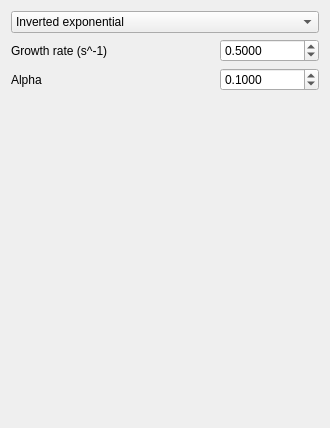
<?xml version="1.0" encoding="UTF-8"?>
<ui version="4.0">
 <class>QtSeagrassColonisationFunctionWidget</class>
 <widget class="QWidget" name="QtSeagrassColonisationFunctionWidget">
  <property name="geometry">
   <rect>
    <x>0</x>
    <y>0</y>
    <width>330</width>
    <height>428</height>
   </rect>
  </property>
  <property name="windowTitle">
   <string>Form</string>
  </property>
  <layout class="QGridLayout" name="gridLayout">
   <item row="3" column="0" rowspan="2" colspan="2">
    <spacer name="spacer">
     <property name="orientation">
      <enum>Qt::Vertical</enum>
     </property>
     <property name="sizeHint" stdset="0">
      <size>
       <width>20</width>
       <height>82</height>
      </size>
     </property>
    </spacer>
   </item>
   <item row="1" column="2">
    <widget class="QDoubleSpinBox" name="box_r">
     <property name="decimals">
      <number>4</number>
     </property>
     <property name="maximum">
      <double>100.000000000000000</double>
     </property>
     <property name="singleStep">
      <double>0.100000000000000</double>
     </property>
     <property name="value">
      <double>0.500000000000000</double>
     </property>
    </widget>
   </item>
   <item row="5" column="0" colspan="3">
    <widget class="QLabel" name="image_seagrass_colonisation">
     <property name="text">
      <string/>
     </property>
     <property name="pixmap">
      <pixmap resource="MutualismBreakdowner.qrc">:/pics/EquilibriumSmall.jpg</pixmap>
     </property>
     <property name="alignment">
      <set>Qt::AlignCenter</set>
     </property>
    </widget>
   </item>
   <item row="1" column="0" colspan="2">
    <widget class="QLabel" name="label_r">
     <property name="text">
      <string>Growth rate (s^-1)</string>
     </property>
    </widget>
   </item>
   <item row="2" column="0">
    <widget class="QLabel" name="label_a">
     <property name="text">
      <string>Alpha</string>
     </property>
    </widget>
   </item>
   <item row="2" column="2">
    <widget class="QDoubleSpinBox" name="box_a">
     <property name="decimals">
      <number>4</number>
     </property>
     <property name="maximum">
      <double>100.000000000000000</double>
     </property>
     <property name="singleStep">
      <double>0.100000000000000</double>
     </property>
     <property name="value">
      <double>0.100000000000000</double>
     </property>
    </widget>
   </item>
   <item row="0" column="0" colspan="3">
    <widget class="QComboBox" name="box_seagrass_colonisation_type">
     <item>
      <property name="text">
       <string>Inverted exponential</string>
      </property>
     </item>
    </widget>
   </item>
  </layout>
 </widget>
 <tabstops>
  <tabstop>box_seagrass_colonisation_type</tabstop>
  <tabstop>box_r</tabstop>
  <tabstop>box_a</tabstop>
 </tabstops>
 <resources>
  <include location="MutualismBreakdowner.qrc"/>
 </resources>
 <connections/>
</ui>
